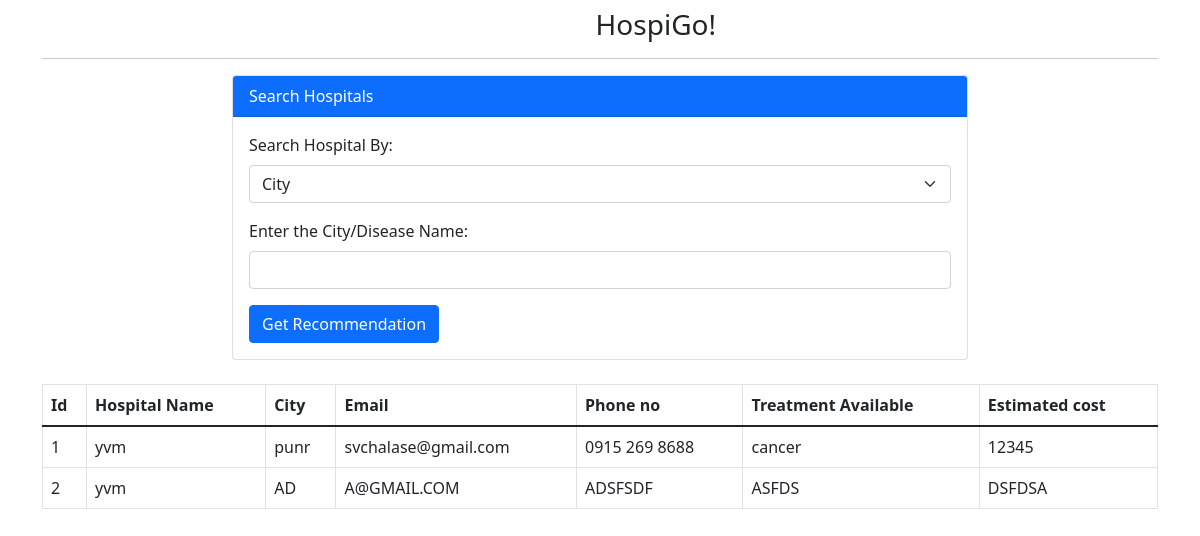
The page /patient/dash (signed in) on the database its author committed.
### main.py (models this page shows, shortened)
class User(db.Model):
    id = db.Column(db.Integer, primary_key=True)
    hname = db.Column(db.String(255), nullable=False)
    city = db.Column(db.String(255), nullable=False)
    email = db.Column(db.String(255), nullable=False)
    username = db.Column(db.String(255), nullable=False)
    phoneno = db.Column(db.String(255), nullable=False)
    treatment = db.Column(db.String(255), nullable=False)
    estimated = db.Column(db.String(255), nullable=False)
    password = db.Column(db.String(255), nullable=False)
    status = db.Column(db.Integer, default=0, nullable=False)

### main.py (the view)
@app.route('/patient/dash', methods=['GET'])
def userDashboard2():
    if not session.get('user_id'):
        return redirect('/patient/')
    filter_by = request.args.get('filter_by')
    search_text = request.args.get('search_text')
    with app.app_context():
        if filter_by == 'city':
            all_users1 = User().query.filter(User.city.ilike(f'%{search_text}%')).filter_by(status=1).all()
        elif filter_by == 'treatment':
            all_users1 = User().query.filter(User.treatment.ilike(f'%{search_text}%')).filter_by(status=1).all()
        else:
            all_users1 = User().query.filter_by(status=1).all()
    return render_template('patient/dash.html', title="Hospital Dashboard", user1=all_users1)

### templates/patient/dash.html (shortened to what this page needs)
{% extends "patient/layout.html" %}
{% block content %}
<div class="container">
    <div class="row justify-content-center">
        <div class="col-md-8">
            <div class="card">
                <div class="card-header bg-primary text-white">
                    Search Hospitals
                </div>
                <div class="card-body">
                    <form method="GET" action="{{ url_for('userDashboard2') }}">
                        <div class="mb-3">
                            <label for="filter_by" class="form-label">Search Hospital By:</label>
                            <select class="form-select" id="filter_by" name="filter_by">
                                <option value="city">City</option>
                            </select>
                        </div>
                        <div class="mb-3">
                            <label for="search_text" class="form-label">Enter the City/Disease Name:</label>
                            <input type="text" class="form-control" id="search_text" name="search_text">
                        </div>
                        <button type="submit" class="btn btn-primary">Get Recommendation</button>
                    </form>
                </div>
            </div>
        </div>
    </div>
    <div class="table-responsive mt-4">
        <table class="table table-bordered">
            <thead>
                <tr>
                    <th>Id</th>
                    <th>Hospital Name</th>
                    <th>City</th>
                    <th>Email</th>
                    <th>Phone no</th>
                    <th>Treatment Available</th>
                    <th>Estimated cost</th>
                </tr>
            </thead>
            <tbody>
                {% for user in user1 %}
                <tr>
                    <td>{{ user.id }}</td>
                    <td>{{ user.hname }}</td>
                    <td>{{ user.city }}</td>
                    <td>{{ user.email }}</td>
                    <td>{{ user.phoneno }}</td>
                    <td>{{ user.treatment }}</td>
                    <td>{{ user.estimated }}</td>
                </tr>
                {% endfor %}
            </tbody>
        </table>
    </div>
</div>
{% endblock content %}

### templates/patient/layout.html (shortened to what this page needs)
<!DOCTYPE html>
<html lang="en">
<head>
    <link href="https://cdn.jsdelivr.net/npm/bootstrap@5.1.3/dist/css/bootstrap.min.css" rel="stylesheet">
</head>
<body>
    <div class="container my-2">
        <div class="d-flex justify-content-center align-items-center">
            <h3 class="mb-0">
                HospiGo!
            </h3>
        </div>
        <hr>
    </div>
    {% block content %} {% endblock content %}
</body>
</html>

### rows shown on the page
User: id "1", hname "yvm", city "punr", email "svchalase@gmail.com", phoneno "0915 269 8688", treatment "cancer", estimated "12345"
User: id "2", hname "yvm", city "AD", email "A@GMAIL.COM", phoneno "ADSFSDF", treatment "ASFDS", estimated "DSFDSA"
